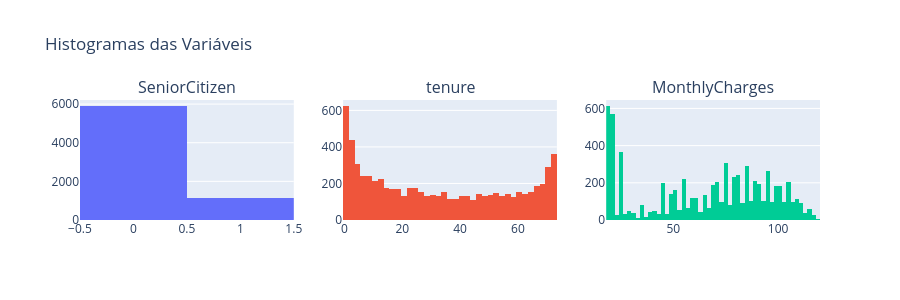

The notebook cell this image was saved under:
### Code cell
import numpy as np
import plotly.graph_objects as go
from plotly.subplots import make_subplots

cols = df.select_dtypes(include="number").columns
n = len(cols)

ncols = 3
nrows = int(np.ceil(n / ncols))

fig = make_subplots(
    rows=nrows,
    cols=ncols,
    subplot_titles=cols
)

for i, col in enumerate(cols):
    
    row = i // ncols + 1
    col_pos = i % ncols + 1
    
    fig.add_trace(
        go.Histogram(x=df[col], name=col),
        row=row,
        col=col_pos
    )

fig.update_layout(
    height=300 * nrows,
    title="Histogramas das Variáveis",
    showlegend=False
)

fig.show()

### Figure 1 — Plotly figure (JSON) as saved in the notebook; plotly's stock layout.template omitted (floating-point values rounded to 4 significant figures; data arrays with more than 128 entries replaced by an {"elided": "..."} marker saying what was removed)
{"data": [{"name": "SeniorCitizen", "type": "histogram", "x": {"elided": "7043 int values"}, "xaxis": "x", "yaxis": "y"}, {"name": "tenure", "type": "histogram", "x": {"elided": "7043 int values"}, "xaxis": "x2", "yaxis": "y2"}, {"name": "MonthlyCharges", "type": "histogram", "x": {"elided": "7043 float values"}, "xaxis": "x3", "yaxis": "y3"}], "layout": {"annotations": [{"font": {"size": 16}, "showarrow": false, "text": "SeniorCitizen", "x": 0.1444, "xanchor": "center", "xref": "paper", "y": 1, "yanchor": "bottom", "yref": "paper"}, {"font": {"size": 16}, "showarrow": false, "text": "tenure", "x": 0.5, "xanchor": "center", "xref": "paper", "y": 1, "yanchor": "bottom", "yref": "paper"}, {"font": {"size": 16}, "showarrow": false, "text": "MonthlyCharges", "x": 0.8556, "xanchor": "center", "xref": "paper", "y": 1, "yanchor": "bottom", "yref": "paper"}], "height": 300, "showlegend": false, "title": {"text": "Histogramas das Variáveis"}, "xaxis": {"anchor": "y", "domain": [0, 0.2889]}, "xaxis2": {"anchor": "y2", "domain": [0.3556, 0.6444]}, "xaxis3": {"anchor": "y3", "domain": [0.7111, 1]}, "yaxis": {"anchor": "x", "domain": [0, 1]}, "yaxis2": {"anchor": "x2", "domain": [0, 1]}, "yaxis3": {"anchor": "x3", "domain": [0, 1]}}}
